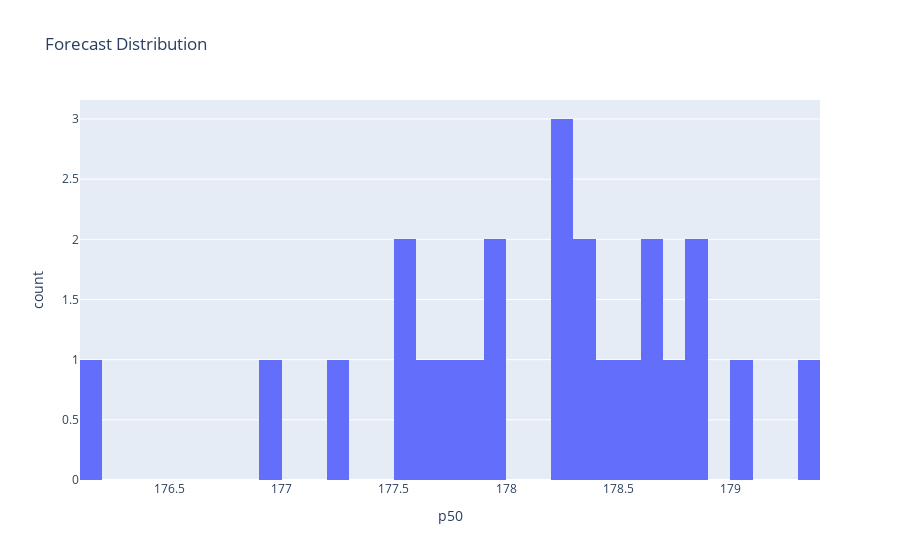

The cell this chart's notebook holds for it:
### Code cell
import plotly.express as px

fig = px.histogram(rows, x="p50", nbins=40, title="Forecast Distribution")
fig

### Figure 1 — Plotly figure (JSON) as saved in the notebook; plotly's stock layout.template omitted (floating-point values rounded to 4 significant figures)
{"data": [{"bingroup": "x", "hovertemplate": "p50=%{x}<br>count=%{y}<extra></extra>", "legendgroup": "", "marker": {"color": "#636efa", "pattern": {"shape": ""}}, "name": "", "nbinsx": 40, "orientation": "v", "showlegend": false, "type": "histogram", "x": [178.3, 178.0, 178.3, 178.3, 178.3, 178.5, 178.9, 178.0, 177.8, 179.1, 176.1, 177.5, 178.9, 176.9, 177.3, 177.5, 177.8, 178.6, 178.7, 177.6, 178.2, 178.7, 179.3, 178.4], "xaxis": "x", "yaxis": "y"}], "layout": {"barmode": "relative", "legend": {"tracegroupgap": 0}, "title": {"text": "Forecast Distribution"}, "xaxis": {"anchor": "y", "domain": [0, 1], "title": {"text": "p50"}}, "yaxis": {"anchor": "x", "domain": [0, 1], "title": {"text": "count"}}}}
